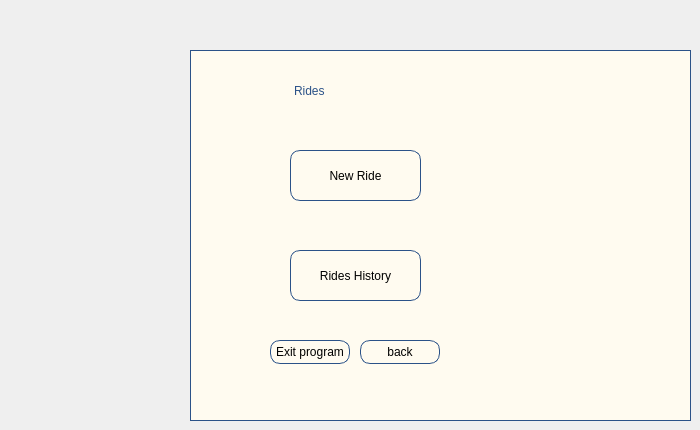
    <widget class="QWidget" name="ride_settings">
     <widget class="QWidget" name="widget_9" native="true">
      <property name="geometry">
       <rect>
        <x>190</x>
        <y>50</y>
        <width>501</width>
        <height>371</height>
       </rect>
      </property>
      <property name="styleSheet">
       <string notr="true">border:1px solid  rgb(43, 82, 136);


background-color: rgb(255, 251, 240);</string>
      </property>
      <widget class="QLabel" name="label_5">
       <property name="geometry">
        <rect>
         <x>100</x>
         <y>20</y>
         <width>171</width>
         <height>41</height>
        </rect>
       </property>
       <property name="styleSheet">
        <string notr="true">color: rgb(43, 82, 136);
border-color: rgb(255, 251, 240);
font: 700 30pt &quot;Times New Roman&quot;;</string>
       </property>
       <property name="text">
        <string>Rides</string>
       </property>
      </widget>
      <widget class="QPushButton" name="pushButton_13">
       <property name="geometry">
        <rect>
         <x>100</x>
         <y>100</y>
         <width>131</width>
         <height>51</height>
        </rect>
       </property>
       <property name="styleSheet">
        <string notr="true">border-radius:10px;
font: 10pt &quot;Segoe UI&quot;;
border:1px solid  rgb(43, 82, 136);
</string>
       </property>
       <property name="text">
        <string>New Ride</string>
       </property>
      </widget>
      <widget class="QPushButton" name="pushButton_14">
       <property name="geometry">
        <rect>
         <x>100</x>
         <y>200</y>
         <width>131</width>
         <height>51</height>
        </rect>
       </property>
       <property name="styleSheet">
        <string notr="true">border-radius:10px;
font: 10pt &quot;Segoe UI&quot;;
border:1px solid  rgb(43, 82, 136);
</string>
       </property>
       <property name="text">
        <string>Rides History</string>
       </property>
      </widget>
      <widget class="QPushButton" name="back2">
       <property name="geometry">
        <rect>
         <x>170</x>
         <y>290</y>
         <width>80</width>
         <height>24</height>
        </rect>
       </property>
       <property name="styleSheet">
        <string notr="true">border-radius:10px;
font: 10pt &quot;Segoe UI&quot;;
border:1px solid  rgb(43, 82, 136);
</string>
       </property>
       <property name="text">
        <string>back</string>
       </property>
      </widget>
      <widget class="QPushButton" name="exit2">
       <property name="geometry">
        <rect>
         <x>80</x>
         <y>290</y>
         <width>80</width>
         <height>24</height>
        </rect>
       </property>
       <property name="styleSheet">
        <string notr="true">border-radius:10px;
font: 10pt &quot;Segoe UI&quot;;
border:1px solid  rgb(43, 82, 136);
</string>
       </property>
       <property name="text">
        <string>Exit program</string>
       </property>
      </widget>
     </widget>
    </widget>
